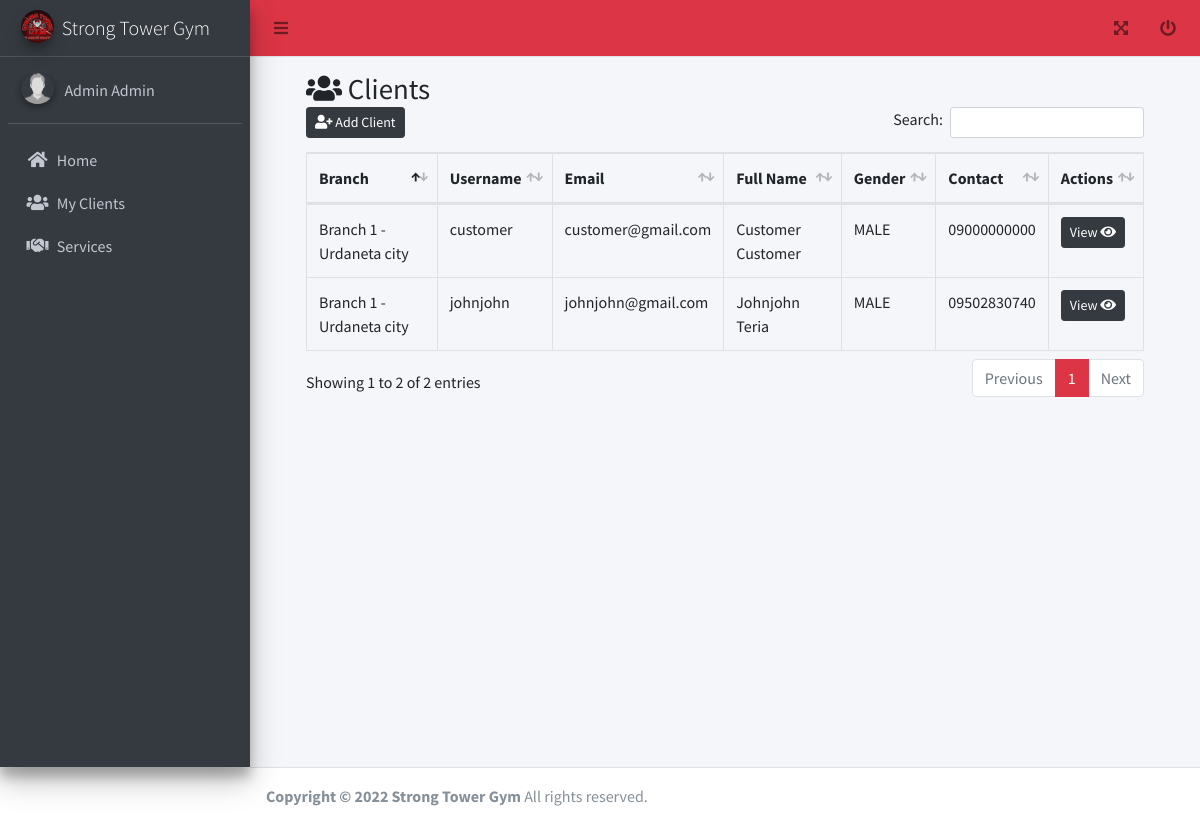
/trainer/client_list.php (signed in), run on an earlier commit of the app's database.
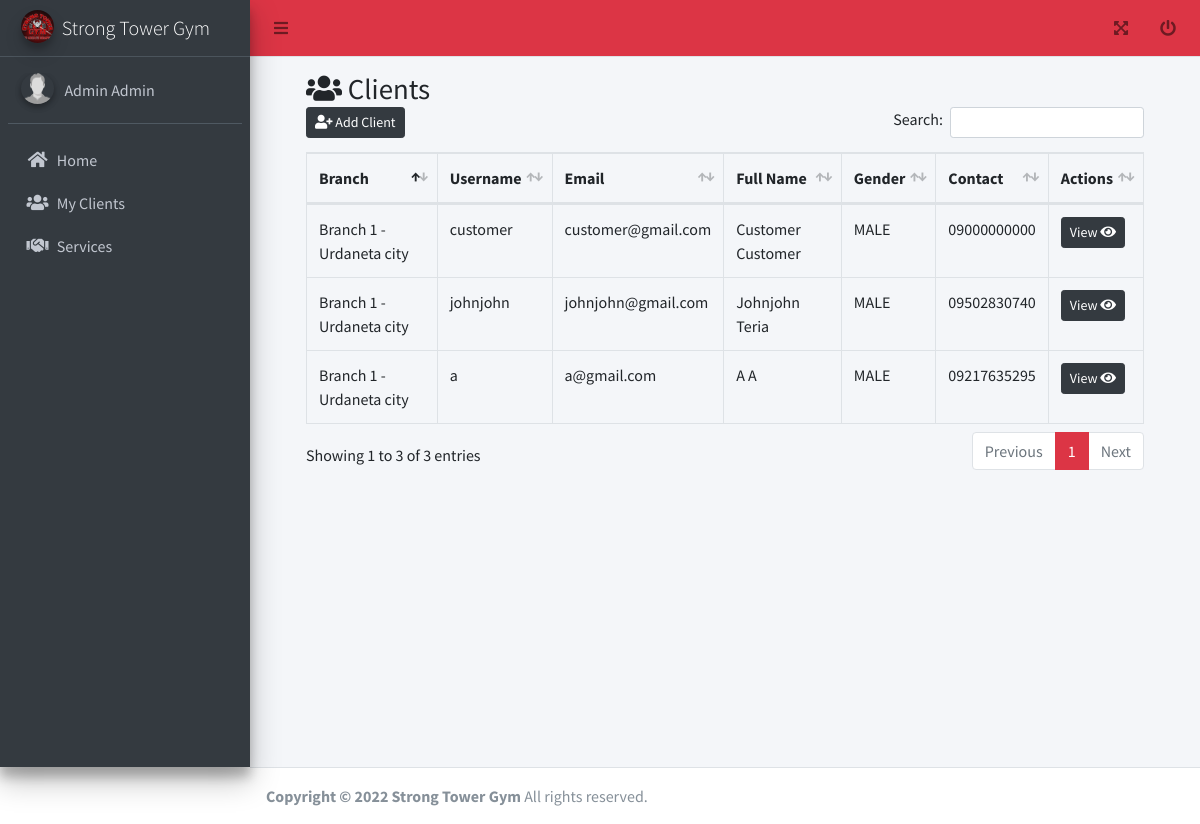
And on a later commit of the database.
### tables this page shows
CREATE TABLE `tbl_user` (
  `id` int(11) NOT NULL AUTO_INCREMENT,
  `username` varchar(255) DEFAULT NULL,
  `email` varchar(255) DEFAULT NULL,
  `password` varchar(255) DEFAULT NULL,
  `branch_id` int(11) DEFAULT NULL,
  `access_id` int(11) DEFAULT NULL,
  `client_plan_id` int(11) DEFAULT 0,
  `plan_expiration_date` date DEFAULT NULL,
  `verified` tinyint(4) DEFAULT 0,
  `created_date` datetime DEFAULT current_timestamp(),
  `updated_date` datetime DEFAULT current_timestamp(),
  `deleted_flag` tinyint(4) DEFAULT 0,
  `access` varchar(45) DEFAULT NULL,
  PRIMARY KEY (`id`)
);

CREATE TABLE `tbl_branch` (
  `id` int(11) NOT NULL AUTO_INCREMENT,
  `name` varchar(255) DEFAULT NULL,
  `description` text DEFAULT NULL,
  `created_date` datetime DEFAULT current_timestamp(),
  `updated_date` datetime DEFAULT current_timestamp(),
  `deleted_flag` tinyint(4) DEFAULT 0,
  `sub_title` text DEFAULT NULL,
  PRIMARY KEY (`id`)
);

CREATE TABLE `tbl_user_info` (
  `id` int(11) NOT NULL AUTO_INCREMENT,
  `first_name` varchar(255) DEFAULT NULL,
  `middle_name` varchar(45) DEFAULT NULL,
  `last_name` varchar(45) DEFAULT NULL,
  `gender_id` int(11) DEFAULT NULL,
  `contact_no` varchar(45) DEFAULT NULL,
  `picture` varchar(255) DEFAULT 'default.jpg',
  `created_date` datetime DEFAULT current_timestamp(),
  `updated_date` datetime DEFAULT current_timestamp(),
  `deleted_flag` tinyint(4) DEFAULT 0,
  `address` varchar(45) DEFAULT NULL,
  `medical_certificate` varchar(225) DEFAULT 'default.jpg',
  PRIMARY KEY (`id`)
);

CREATE TABLE `tbl_gender` (
  `id` int(11) NOT NULL AUTO_INCREMENT,
  `name` varchar(45) DEFAULT NULL,
  `created_date` datetime DEFAULT current_timestamp(),
  `updated_date` datetime DEFAULT current_timestamp(),
  `deleted_flag` tinyint(4) DEFAULT 0,
  PRIMARY KEY (`id`)
);

### functions.php (called while the page is built, shortened)
<?php
function get_list($sql)
{
  $data = array();
  $result = mysqli_query($_SESSION['conn'], $sql);
  while ($row = mysqli_fetch_assoc($result)) {
    $data[] = $row;
  }
  return $data;
}

### trainer/client_list.php (the view, shortened to what this page needs)
<?php include('header.php'); ?>
<link rel="stylesheet" href="../adminlte/plugins/datatables-bs4/css/dataTables.bootstrap4.min.css">
<link rel="stylesheet" href="../adminlte/plugins/datatables-responsive/css/responsive.bootstrap4.min.css">
<link rel="stylesheet" href="../adminlte/plugins/datatables-buttons/css/buttons.bootstrap4.min.css">
<div>
  <div class="content-wrapper">
    <div class="content-header">
      <div class="container-fluid" id="content">
        <div class="row mb-2">
          <div class="col-sm-12">
            <h1 class="m-0"><i class="fa fa-users"></i> Clients</h1>
          </div>
          <div class="col-sm-12">
            <table id="example2" class="table table-bordered table-hover dataTable dtr-inline" aria-describedby="example2_info">
              <thead>
                <tr>
                  <th>Branch</th>
                  <th>Username</th>
                  <th>Email</th>
                  <th>Full Name</th>
                  <th>Gender</th>
                  <th>Contact</th>
                  <th>Actions</th>
                </tr>
              </thead>
              <tbody>
                <?php
                $where = in_array($_SESSION['user']->access_id, array(2, 3, 4)) ? " and u.branch_id = '" . $_SESSION['user']->branch_id . "'" : "";
                $sql = "select b.name as `branch`,g.name as `gender`,UPPER(a.name) as 'access',ui.*,u.* from tbl_user u inner join tbl_user_info ui on ui.id = u.id inner join tbl_access a on a.id = u.access_id inner join tbl_gender g on g.id = ui.gender_id inner join tbl_branch b on b.id = u.branch_id where u.access_id = 4 and u.verified = 1 and u.deleted_flag = 0 $where";
                ?>
                <?php foreach (get_list($sql) as $res) { ?>
                  <tr>
                    <td><?php echo ucfirst($res['branch']); ?></td>
                    <td><?php echo $res['username']; ?></td>
                    <td><?php echo $res['email']; ?></td>
                    <td><?php echo ucwords($res['first_name'] . ' ' . $res['last_name']); ?></td>
                    <td><?php echo strtoupper($res['gender']); ?></td>
                    <td><?php echo $res['contact_no']; ?></td>
                    <td>
                      <form method="post" onsubmit="return confirm('Are You Sure?');">
                        <a href="edit_client_list.php?id=<?= $res['id']; ?>" class="btn btn-sm btn-dark"> View <i class="fa fa-eye"></i> </a>
                      </form>
                    </td>
                  </tr>
                <?php } ?>
              </tbody>
            </table>
          </div>
        </div>
      </div>
    </div>
  </div>
</div>
</div>
<?php include('footer.php'); ?>

What changed in the data, as far as the page shows it:
added tbl_user: branch.name "Branch 1 - Urdaneta city", username "a", email "a@gmail.com", tbl_user_info.first_name+last_name "A A", tbl_gender.name "MALE", tbl_user_info.contact_no "09217635295"
Also different on the page:
text written by a page script: "Add Client Search: Showing 1 to 2 of 2 entries Previous 1 Next" → "Add Client Search: Showing 1 to 3 of 3 entries Previous 1 Next"
